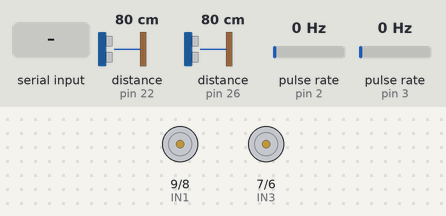
This sketch was run on a simulated Arduino Mega 2560, built with avr-gcc and run on an emulated ATmega2560. On the bench: motor-driver pin pairs drawn as motors (green arrow = first pin HIGH = forward, orange = second pin HIGH = backward, longer = more drive, scaled by the enable pin). Wiring (inferred from the names in the program): 2 × ultrasonic range finder: trigger pin 24, echo pin 22 / trigger pin 28, echo pin 26; 2 × pulse sensor: data pin 2 / data pin 3. The inputs (shaded band) are chosen by the test bench; at power-on: pulse rate (sensors on pin 2, pin 3) 0 Hz, distance to the obstacle (sensors on pin 22, pin 26) 80 cm. The echo pulse lasts 58.3 µs per cm.

Above: at 1.2 s.
1.3 s: pulse rate (sensor on pin 2) set to 2 Hz
At 3.8 s:
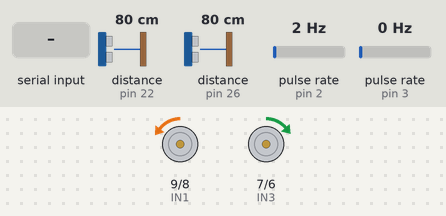
4.3 s: pulse rate (sensor on pin 3) set to 2 Hz
At 6.5 s:
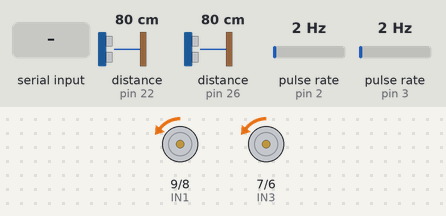
7.3 s: pulse rate (sensor on pin 2) set to 5 Hz
At 8.9 s:
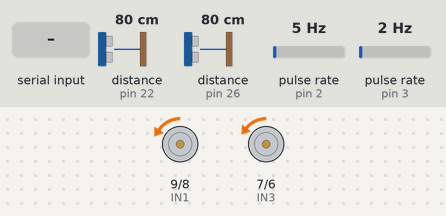
10.3 s: pulse rate (sensor on pin 2) set to 7 Hz
At 12.3 s:
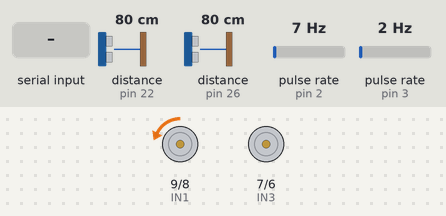
12.6 s: pulse rate (sensor on pin 3) set to 50 Hz
At 15.3 s:
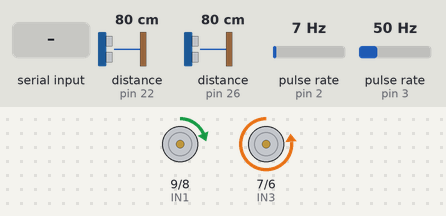
15.6 s: "2\n" received over the second serial link
At 18.1 s:
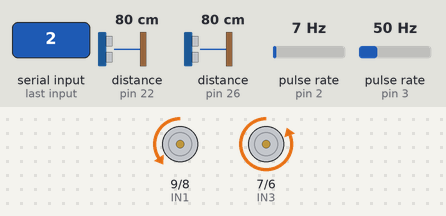
Timing chart, 0 to 19.6 s (numbered marks = the images above; inputs shaded):
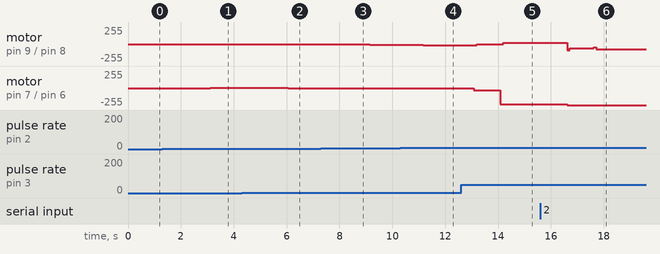

Measured:
- after the input at 1.3 s, motor on pin 9 (IN1) / pin 8 (IN2): stopped → backward 4/255 after 1.8 s; motor on pin 7 (IN3) / pin 6 (IN4): stopped → forward 1/255 after 1.8 s
- after the input at 4.3 s, motor on pin 9 (IN1) / pin 8 (IN2): backward 4/255 → backward 3/255 after 1.9 s; motor on pin 7 (IN3) / pin 6 (IN4): forward 1/255 → backward 3/255 after 1.8 s
- after the input at 7.3 s, motor on pin 9 (IN1) / pin 8 (IN2): backward 3/255 → backward 7/255 after 0.85 s, → backward 11/255 1.0 s later; motor on pin 7 (IN3) / pin 6 (IN4): backward 3/255 → backward 2/255 after 0.85 s, → backward 1/255 1.0 s later
- after the input at 10.3 s, motor on pin 9 (IN1) / pin 8 (IN2): backward 11/255 → backward 15/255 after 0.87 s; motor on pin 7 (IN3) / pin 6 (IN4): backward 1/255 → stopped after 0.87 s
- after the input at 12.6 s, motor on pin 9 (IN1) / pin 8 (IN2): backward 15/255 → backward 7/255 after 0.60 s, → forward 18/255 1.0 s later; motor on pin 7 (IN3) / pin 6 (IN4): stopped → backward 32/255 after 0.48 s, → backward 240/255 1.0 s later
- after the input at 15.6 s, motor on pin 9 (IN1) / pin 8 (IN2): forward 18/255 → backward 94/255 after 1.0 s, → backward 62/255 0.10 s later, → backward 46/255 0.90 s later, → backward 78/255 0.10 s later; motor on pin 7 (IN3) / pin 6 (IN4): backward 240/255 → backward 255/255 after 1.0 s

The sketch:

modo6.ino
```cpp
int modo = 6;

//MACROS pines de manejo de los motores
int ENA = 10; //pin PWM motor derecho
int IN1 = 9;  //giro hacia adelante
int IN2 = 8;  //giro hacia atras
int ENB = 5;  //pin PWM motor izdo
int IN3 = 7;  //giro hacia adelante
int IN4 = 6;  //giro hacia atras

//int IN5 = A10; //encoder derecha
//int IN6 = A11; //encoder izquierda

//MACROS pines sensores ultrasonidos
int ecod = 26;  //pin de lectura para sensor ultrasonidos (derecho)
int ecoi = 22;  //pin de lectura para sensor ultrasonidos (izdo)
int trigd = 28; //activacion sensor ultrasonidos (derecho)
int trigi = 24; //activacion sensor ultrasonidos (izdo)

// ENCODER
const int encoderi = 3;//conectamos los encoders a los pines de interrupcion del arduino, el encoder derecho al pin 35 y el encoder izquierdo al pin 34
const int encoderd = 2;
int PPR = 192; //resultado de multiplicar 4*48 debido a la reducción del motor
volatile int conti = 0, contd = 0;//contadores que se encargan de calcular los pulsos en un segundo
unsigned int pulsosi = 0, pulsosd=0;
unsigned long Time = 0;
unsigned int RPMi = 0, RPMd = 0;

//Variables para medir distancia con los sensores ultrasonidos
double duraciond, duracioni;

  double output, input, setpoint, error, outputsum, printoutput;
  double output1, input1, error1, printoutput1;
  double output2, input2, error2, printoutput2;
  double lastInput;
  double senal;
  double outmax = 255;
  double outmin = -255; //just for representation. Actual output minimum is 0 (PWM), but
    //we'd like to represent backwards spinning as negative
  int sampletime, lastime;
  double mytime = 0;
  double kp, ki, kd;
  int d, d1, d2; //direccion de giro; d = 1, palante.
  String cad;     //para guardar la referencia
  double distanciad, distanciai;

//Functions
void setpointBT()
{
  int i;
  if(Serial3.available())
  {
     Serial3.println("Referencia: "); //indica que le pasamos referencia
     cad = Serial3.readString();//-48;
     if(cad.length()>3 || setpoint>300) Serial3.println("Referencia demasiado grande. Introduzca una menor que 300");
     else{
      for(i=0;i<cad.length();i++)
      {
        if(cad.length()==3){
        setpoint = (cad[0]-48)*100+(cad[1]-48)*10+cad[2]-48;
        }
        else if(cad.length()==2){
        setpoint = (cad[0]-48)*10+cad[1]-48;
        }
        else setpoint = (cad[0]-48);
      }
     }
  }
}
void ultrasonidos()
{
  //activar y leer ultrasonidos
  digitalWrite(trigd, LOW);
  delay(0.002);
  digitalWrite(trigd, HIGH);
  delay(0.01);
  digitalWrite(trigd, LOW);
  delay(0.01);
  duraciond = pulseIn(ecod, HIGH);

  digitalWrite(trigi, LOW);
  delay(0.002);
  digitalWrite(trigi, HIGH);
  delay(0.01);
  digitalWrite(trigi, LOW);
  delay(0.01);
  duracioni = pulseIn(ecoi, HIGH);

  //calculo de la distancia al obstaculo segun la medida de los sensores
  distanciad = duraciond / 58;
  distanciai = duracioni / 58;
}
void control(double velocidad, unsigned long now)
{
  input = velocidad;
  error = setpoint - input;
  double dInput = input - lastInput;

  outputsum += ki * error;

  senal = kp * error;

  senal += outputsum - kd * dInput;
  if(abs(error) < 10) senal = senal*0.5;

  if(senal < 0)
  {
    d = 0;
    printoutput = senal;
    if(printoutput < outmin) printoutput = outmin;
    senal = -senal;
  }
  else d = 1;

  if(senal > outmax)
  {
    senal = outmax;
    printoutput = senal;
  }

  output = senal;

  lastInput = input;
  lastime = now;
}
void mediri()
{
  conti++;
}

void medird()
{
  contd++;
}

void setup() {

  Serial3.begin(38400);

  // Parametros del control
  setpoint = 0; //60rpm
  input = 0;

  sampletime = 100;

  lastime = millis() - sampletime;

  kp = 1; ki = 5; kd = 2;

  //definicion de los pines
  pinMode(ENA, OUTPUT);
  pinMode(ENB, OUTPUT);
  pinMode(IN1, OUTPUT); //un valor HIGH en IN1 provoca que la rueda derecha gire hacia delante
  pinMode(IN2, OUTPUT); //un valor HIGH en IN2 provoca que la rueda derecha gire hacia atrás
  pinMode(IN3, OUTPUT); //un valor HIGH en IN3 provoca que la rueda izquierda gire hacia delante
  pinMode(IN4, OUTPUT); //un valor HIGH en IN1 provoca que la rueda izquierda gire hacia atrás

  //pinMode(IN5, INPUT);
  //pinMode(IN6, INPUT);

  //ENCODER
  pinMode(encoderi, INPUT);//asignamos los pines de los encoder como entradas
  pinMode(encoderd, INPUT);

  //Serial.begin(9600);
  attachInterrupt(digitalPinToInterrupt(encoderi), mediri, CHANGE);//Definimos nuestras interrupciones, una por cada rueda
  attachInterrupt(digitalPinToInterrupt(encoderd), medird, CHANGE);

  pinMode(ecoi, INPUT);
  pinMode(ecod, INPUT);
  pinMode(trigi, OUTPUT);
  pinMode(trigd, OUTPUT);
}

void loop() {

  setpointBT();

  ultrasonidos();
  mytime = millis() - mytime;

  //Cada tiempo de muestreo, calculo la senal de control
  unsigned long now = millis();
  unsigned long timechange = now - lastime;

  //ENCODER
  if(millis() - Time >=1000)//medimos el numero de vueltas en un segundo,
  {
    pulsosi = conti;
    RPMi = 60 * pulsosi/PPR;//calculamos rpm sabendo el número de vueltas en un segundo y su reducción(rueda izquierda)
    pulsosd = contd;
    RPMd = 60 * pulsosd/PPR;//calculamos rpm sabendo el número de vueltas en un segundo y su reducción(rueda derecha)

    conti = 0;         //reseteamos todas las variables
    pulsosi = 0;
    contd = 0;
    pulsosd = 0;
    Time = millis();
  }

  if(timechange >= sampletime)
  {
    outputsum = 0;
    control(RPMd, now);
    input1 = input;
    output1 = output;
    printoutput1 = printoutput;
    d1 = d;
    outputsum = 0;
    control(RPMi, now);
    input2 = input;
    output2 = output;
    printoutput2 = printoutput;
    d2 = d;
  }

  if(d1 == 1)
  {
    digitalWrite (IN1, HIGH);
    digitalWrite (IN2, LOW);
    analogWrite (ENA, output1*1.2);
  }
  else if (d1 == 0)
  {
    digitalWrite (IN1, LOW);
    digitalWrite (IN2, HIGH);
    analogWrite (ENA, output1);
  }

  if(d2 == 1)
  {
    digitalWrite (IN3, HIGH);
    digitalWrite (IN4, LOW);
    analogWrite (ENB, output2);
  }
  else if (d2 == 0)
  {
    digitalWrite (IN3, LOW);
    digitalWrite (IN4, HIGH);
    analogWrite (ENB, output2);
  }

  Serial3.print(mytime); //tiempo desde la anterior medida
  Serial3.print(" ");
  Serial3.print(RPMd);
  Serial3.print(" ");
  Serial3.print(RPMi);
  Serial3.print(" ");
  Serial3.print(setpoint);
  Serial3.print(" ");
  Serial3.print(modo); //modo de funcionamiento
  Serial3.print(" ");
  //Serial3.print(error1);
  //Serial3.print(" ");
  //Serial3.print(error2);
  //Serial3.print(" ");
  Serial3.print(output1);
  Serial3.print(" ");
  Serial3.println(output2);

}
```
